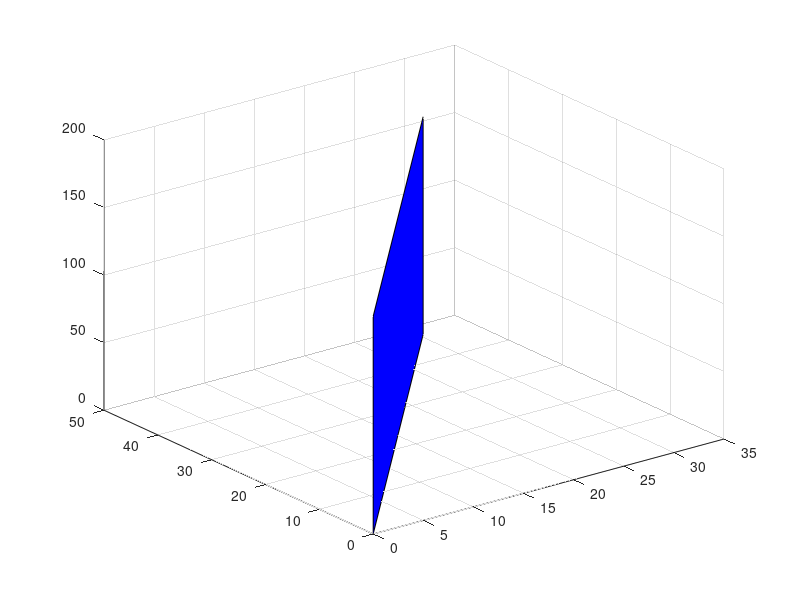

This figure's MATLAB source: (Note: this script raises an error after producing the figure.)

%method 1
% Vertex coordinates
p1=[0 0 0];
p2=[0 0 10];
p3=[30.3860 47.293 161.1350];
% % Plot trianle using 'patch'
% figure('color','w')
% h=patch('Faces',1:3,'Vertices',[p1;p2;p3]);
% set(h,'FaceColor','r','EdgeColor','k','LineWidth',2,'FaceAlpha',0.5)
% % axis equal vis3d
% view([30 30])
% hold on
% plot3(p1(1), p1(2), p1(3), '.')
% xlabel('x','FontSize',20)
% ylabel('y','FontSize',20)
% zlabel('z','FontSize',20)


%method 2
pointA = p1;
pointB = p2;
pointC = p3;
normal = cross(pointA-pointB, pointA-pointC); %# Calculate plane normal
%# Transform points to x,y,z
x = [pointA(1) pointB(1) pointC(1)];  
y = [pointA(2) pointB(2) pointC(2)];
z = [pointA(3) pointB(3) pointC(3)];

%Find all coefficients of plane equation    
A = normal(1); B = normal(2); C = normal(3);
D = -dot(normal,pointA);
%Decide on a suitable showing range
xLim = [min(x) max(x)];
zLim = [min(z) max(z)];
[X,Z] = meshgrid(xLim,zLim);
Y = (A * X + C * Z + D)/ (-B);
reOrder = [1 2  4 3];
figure();patch(X(reOrder),Y(reOrder),Z(reOrder),'b');
grid on;
view(3);
alpha(0.3);

hold on
plot3(0, 10, 20,'o')

xlabel('Xo', 'FontSize', 20, 'FontWeight', 'bold');
ylabel('Yo', 'FontSize', 20, 'FontWeight', 'bold');
zlabel('Zo', 'FontSize', 20, 'FontWeight', 'bold');
